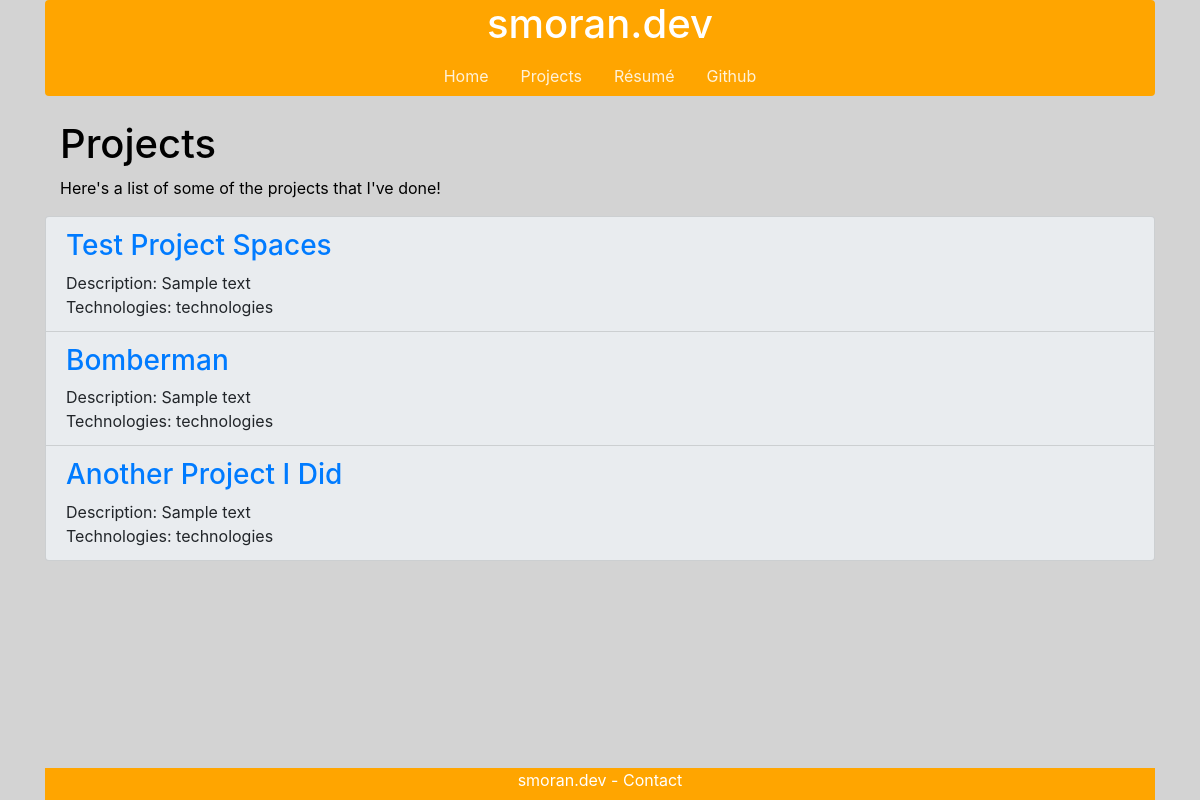
The app's page /projects/, older data.
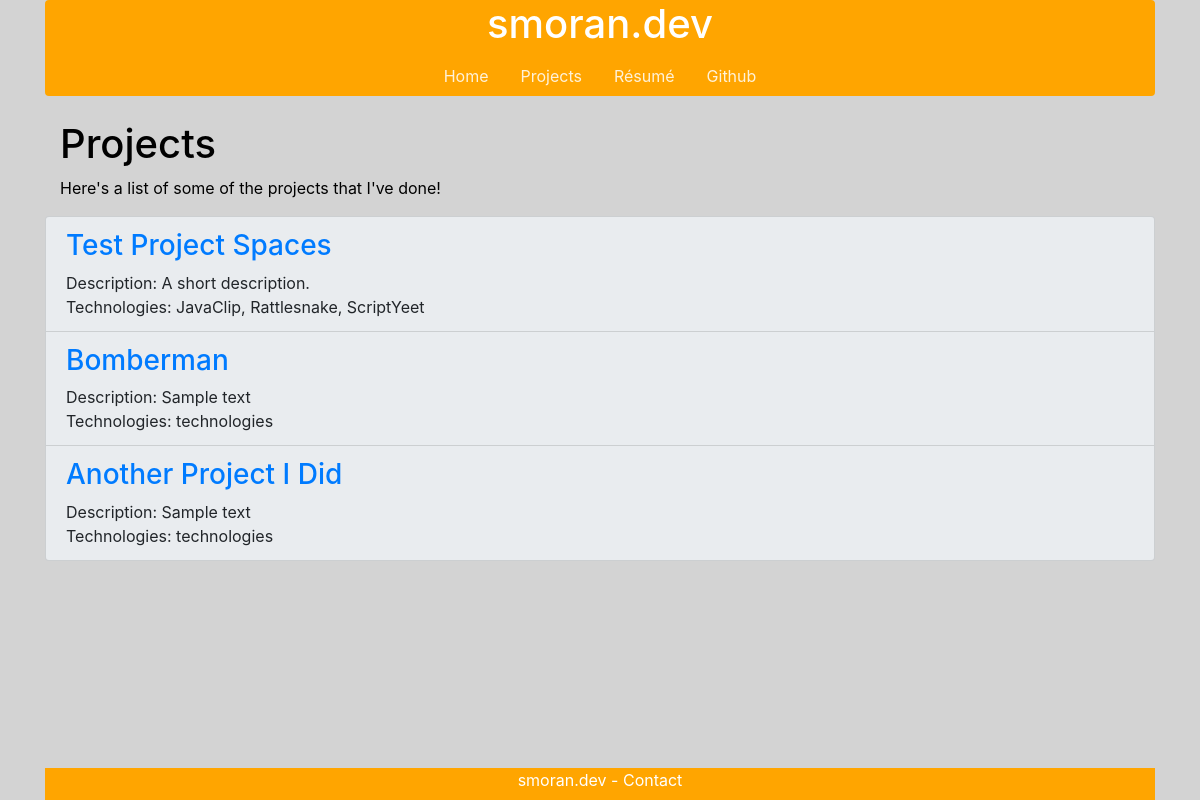
The same page, newer data.
### smorandev/models.py (models this page shows, shortened)
class Project(models.Model):
    project_name = models.CharField(primary_key=True, verbose_name="Name", max_length=100)
    project_detail = models.TextField(verbose_name="Description")
    blurb = models.TextField(verbose_name="Blurb", default="Sample text")
    technologies = models.TextField(default="Python, probably")
    image = models.TextField(verbose_name="Image Link", default=DEFAULT_LINK)
    slug = models.SlugField()

### smorandev/views.py (the view)
# urls.py: path('projects/', views.ProjectList.as_view(), name='project-index'),
class ProjectList(generic.ListView):
    template_name = 'smorandev/project-index.html'
    context_object_name = 'project_list'
    def get_queryset(self):
        return Project.objects.all()

### smorandev/templates/smorandev/project-index.html
{% extends 'smorandev/base.html' %}
{% block content %}
    <br>
    <div class="container">
        <div class="col sm" style="color: black;">
            <h1 style="text-align: left;">Projects</h1>
            <p>Here's a list of some of the projects that I've done!</p>
        </div>
    {% if project_list %}
            <ul class="list-group">
            {% for project in project_list %}
            <li class="list-group-item">
                <div class="row">
                    <div class="col sm">
                        <h3><a href="{% url 'smorandev:project' project.slug %}">{{ project.project_name }}</a></h3>
                        <span>Description: {{ project.blurb }}</span>
                        <br>
                        <span>Technologies: {{ project.technologies }}</span>
                    </div>
                </div>
            </li>
            {% endfor %}
            </ul>
        </div>
    {% endif %}
{% endblock %}

Row changes from the older to the newer data that the page shows:
changed Project "Test Project Spaces": blurb "Sample text" → "A short description."; technologies "technologies" → "JavaClip, Rattlesnake, ScriptYeet"
